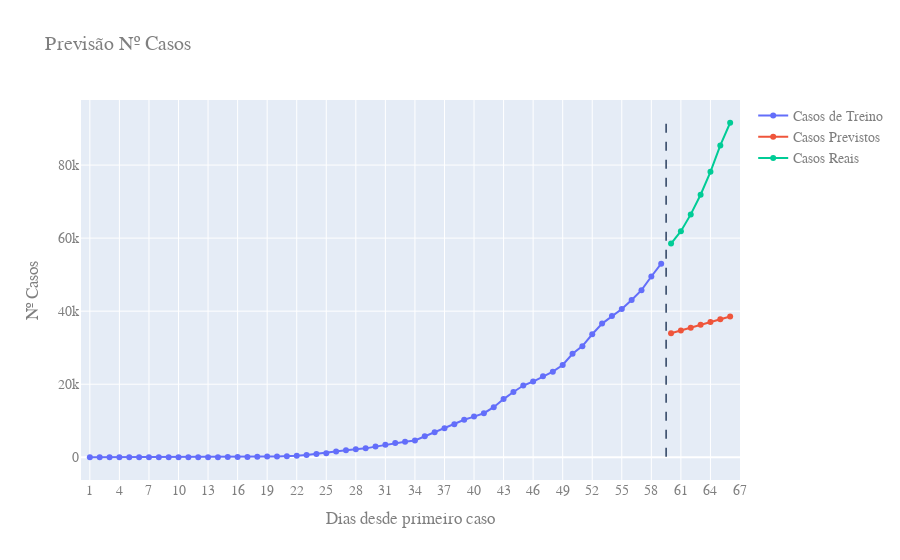

Notebook cell for this chart:
### Markdown cell above
Tendo o *holdout* definido, passamos à computação do modelo com os dados de treino, e a respetiva previsão com os dados de teste. 

É feito um gráfico de modo a podermos visualizar esta estimativa, e no final são calculadas as métricas do Erro Médio Quadrático e do coeficiente R^2, para avaliar o modelo.

### Code cell
# Regressão Linear
reg = LinearRegression().fit(days_train.values.reshape(-1,1), cases_train)
cases_estimate = reg.predict(days_test.values.reshape(-1,1))

# Plot
layout = Layout(
    font=dict(
        family="Courier New, monospace",
        size=14,
        color="#7f7f7f"
    ),
    title= "Previsão Nº Casos",
    xaxis_title="Dias desde primeiro caso",
    yaxis_title="Nº Casos",
    xaxis = dict(
        tickmode = 'linear',
        tick0 = 1,
        dtick = 3,
        range=[0,len(df1)+1]
    )
)

fig = go.Figure(data=[
    go.Scatter(x=days_train, y=cases_train, name='Casos de Treino',mode="lines+markers"),
    go.Scatter(x=days_test, y=cases_estimate, name = 'Casos Previstos',mode="lines+markers"),
    go.Scatter(x=days_test, y=cases_test, name = 'Casos Reais',mode="lines+markers")
])

fig.add_shape(
        dict(
            type="line",
            x0=estimate + 0.5,
            y0=120,
            x1=estimate + 0.5,
            y1=max(df1['cases']),
            line=dict(
                width=1.5,
                dash= "dash"
            )
))

fig['layout'].update(layout)
fig.show()

### Figure 1 — Plotly figure (JSON) as saved in the notebook; plotly's stock layout.template omitted (floating-point values rounded to 4 significant figures)
{"data": [{"mode": "lines+markers", "name": "Casos de Treino", "type": "scatter", "x": [1, 2, 3, 4, 5, 6, 7, 8, 9, 10, 11, 12, 13, 14, 15, 16, 17, 18, 19, 20, 21, 22, 23, 24, 25, 26, 27, 28, 29, 30, 31, 32, 33, 34, 35, 36, 37, 38, 39, 40, 41, 42, 43, 44, 45, 46, 47, 48, 49, 50, 51, 52, 53, 54, 55, 56, 57, 58, 59], "y": [1, 1, 1, 2, 2, 2, 2, 3, 7, 13, 19, 25, 25, 34, 52, 77, 98, 121, 200, 234, 291, 428, 621, 904, 1128, 1546, 1891, 2201, 2433, 2915, 3417, 3903, 4256, 4579, 5717, 6836, 7910, 9056, 10278, 11130, 12056, 13717, 15927, 17857, 19638, 20727, 22169, 23430, 25262, 28320, 30425, 33682, 36599, 38654, 40581, 43079, 45757, 49492, 52995]}, {"mode": "lines+markers", "name": "Casos Previstos", "type": "scatter", "x": [60, 61, 62, 63, 64, 65, 66], "y": [33960.0, 34720.0, 35490.0, 36250.0, 37010.0, 37780.0, 38540.0]}, {"mode": "lines+markers", "name": "Casos Reais", "type": "scatter", "x": [60, 61, 62, 63, 64, 65, 66], "y": [58509, 61888, 66501, 71886, 78162, 85380, 91589]}], "layout": {"font": {"color": "#7f7f7f", "family": "Courier New, monospace", "size": 14}, "shapes": [{"line": {"dash": "dash", "width": 1.5}, "type": "line", "x0": 59.5, "x1": 59.5, "y0": 120, "y1": 91589}], "title": {"text": "Previsão Nº Casos"}, "xaxis": {"dtick": 3, "range": [0, 67], "tick0": 1, "tickmode": "linear", "title": {"text": "Dias desde primeiro caso"}}, "yaxis": {"title": {"text": "Nº Casos"}}}}
